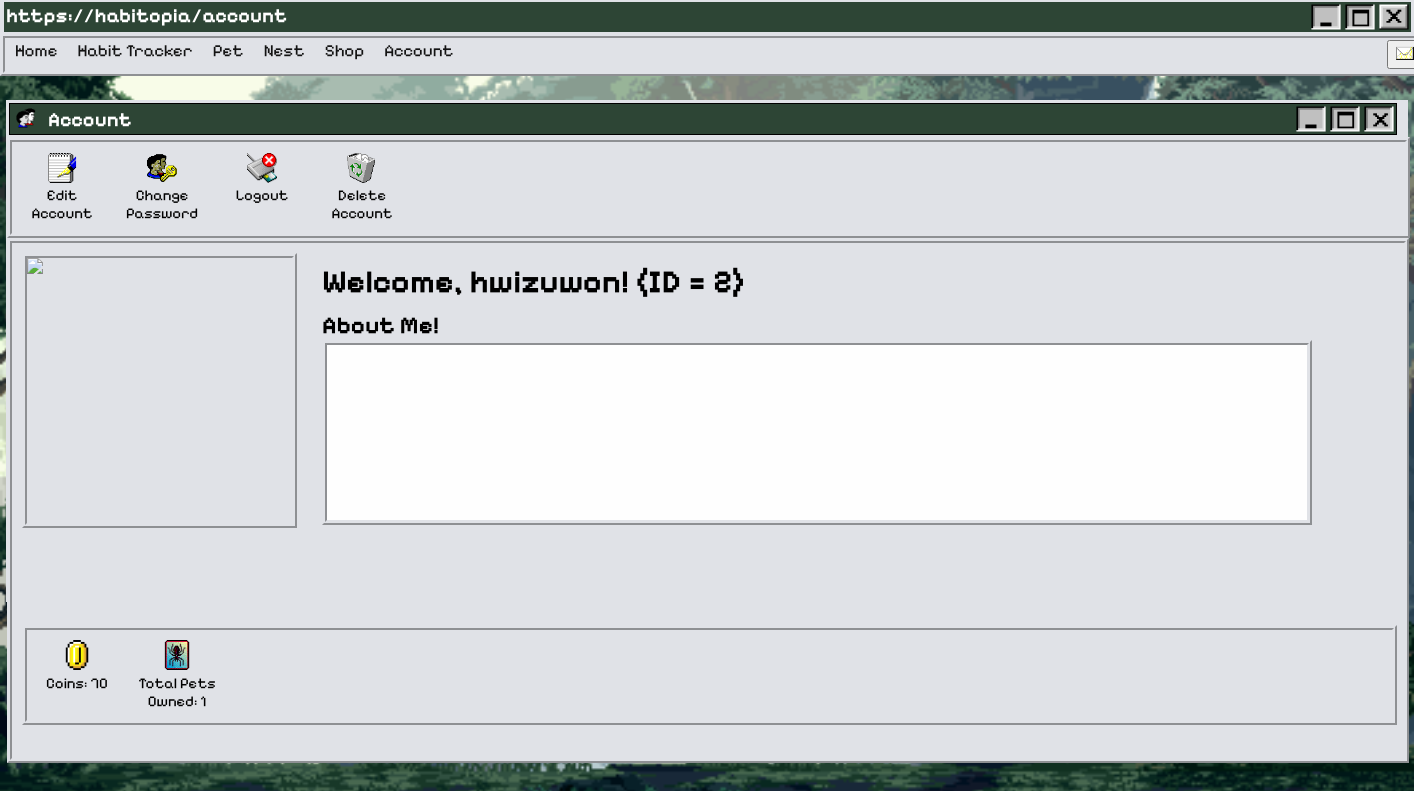
Page /account (signed in) on the committed database.
### home.py (models this page shows)
class User(db.Model, UserMixin):
    id = db.Column(db.Integer, primary_key=True)
    username = db.Column(db.String(20), nullable=False, unique=True)
    password = db.Column(db.String(80), nullable=False)

class UserItems(db.Model):
    user_id = db.Column(db.Integer, db.ForeignKey('user.id'), primary_key=True, nullable=False)
    coins = db.Column(db.Integer, nullable=False, default=60)
    petFood = db.Column(db.Integer, nullable=False, default=3)
    bait = db.Column(db.Integer, nullable=False, default=1)

class PetsOwned(db.Model):
    user_id = db.Column(db.Integer, db.ForeignKey('user.id'), primary_key=True, nullable=False)
    petsOwned = db.Column(db.Integer, nullable=False, default=0)
    pet1 = db.Column(db.Integer, nullable=False, default=0)
    pet2 = db.Column(db.Integer, nullable=False, default=0)
    pet3 = db.Column(db.Integer, nullable=False, default=0)

### home.py (the view)
@app.route("/account")
@login_required
def account():
    user = current_user
    pets_owned = PetsOwned.query.filter_by(user_id=current_user.id).first()
    profile = Account.query.filter_by(user_id=current_user.id).first()
    account = Account.query.filter_by(user_id=current_user.id).first()
    user_items = UserItems.query.filter_by(user_id=current_user.id).first()
    return render_template("account.html", user=user, pets_owned=pets_owned, profile = profile, account = account, user_items = user_items)

### home.py (called while the page is built)
@login_manager.user_loader
def load_user(user_id):
    return User.query.get(int(user_id))

### templates/account.html (shortened to what this page needs)
{% extends "base.html" %}
    {% block css %}
                <link rel="stylesheet" href="/static/styles/AccountStyles.css">
    {% endblock %}
{% block heading %}https://habitopia/account{% endblock %}
{% block content %}
<div id="wrap">
    <div class="topbox2">
        <ul>
            <li><img src="/static/styles/assets/users-2.png" width=20px class="topboxtext2"></li>
            <li><h5 class="topboxtext2">Account</h5></li>
        </ul>
        <ul>
            <li><img src="/static/styles/assets/exit-active.png" class="icon"></li>
            <li><img src="/static/styles/assets/window-active.png" class="icon"></li>
            <li><img src="/static/styles/assets/minimise-active.png" class="icon"></li>
        </ul>
    </div>
    <div class="nav2">
        <ul>
            <li><button id="openAccModalBtn" onclick="openAccModal()" class="iconbutton"><img src="/static/styles/assets/write_wordpad-1.png" class="icon2" width="20px"><p class="icontext">Edit Account</p></button></li>
            <li><a href="{{url_for('change_password') }}"><button class="iconbutton"><img src="/static/styles/assets/users_key-2.png" class="icon2" width="20px"><p class="icontext">Change Password</p></button></a></li>
            <li><a href="{{ url_for('logout') }}"><button class="iconbutton"><img src="/static/styles/assets/card_reader_not-2.png" class="icon2" width="20px"><p class="icontext">Logout</p></button></a></li>
            <li><form method="POST" action="{{ url_for('delete_account') }}" onsubmit="return confirm('Are you sure you want to delete your account?');">
                    <button type="submit" class="btn btn-danger iconbutton"><img src="/static/styles/assets/recycle_bin_full-2.png" class="icon2" width="20px"><p class="icontext">Delete Account</p></button>
                </form>
            </li>
        </ul>
    </div>
    <div class="wrap2">
        {% if profile %}
            <div class="withpic">
                <img src="{{ url_for('get_img', id=profile.id) }}" alt="Profile Picture" width="265px" height="265px">
            </div>
        {% else %}
            <div class="picbox">
                <img src="/static/styles/assets/user.png">
            </div>
        {% endif %}
        <h1 class="acctitle">Welcome, {{ user.username }}! (ID = {{ user.id }})</h1>
        <h2 class="acctitle">About Me!</h2>
        <p class="biobox">{{ account.bio }}</p>
        <div class="nav2">
            <ul>
                <li class="iconbutton"><img src="/static/styles/assets/coin.png" width="20px" class="icon2" ><p class="icontext">Coins: {{ user_items.coins }}</p></li>
                <li class="iconbutton"><img src="/static/styles/assets/game_spider-1.png" width="20px" class="icon2" ><p class="icontext">Total Pets Owned: {{ pets_owned.petsOwned }}</p></li>
            </ul>
        </div>
    </div>
</div>
{% endblock %}

### static/styles/AccountStyles.css (style rules this page uses)
.body { background-image: url("/static/styles/assets/animatedbackground.gif") ; background-repeat: no-repeat; background-size: cover ; background-attachment: fixed; background-position: center; height: 100vh; width: 100%; margin: 0; padding: 0; overflow: scroll; overflow-x: hidden; }
.icon { width: 30px; float:right; margin:2px; vertical-align: baseline; }
h1 { font-family: "Pixelify Sans", sans-serif ; }
ul { list-style-type: none; margin: 0; padding: 0; }
.acctitle { margin: 10px 300px 0px; text-align: left; font-family: "Pixelify Sans", sans-serif ; position: relative; }
.biobox { width: 70%; height: 155px; background-color: #fefefe; border: 5px ridge #e0e2e7; margin: 0px 300px 100px; padding: 10px; font-family: "Pixelify Sans", sans-serif ; font-size: 20px; position: relative; }
#wrap { width: 1400px; height: 500px; margin: 100px auto; background: #e0e2e7 ; padding: 1px; }
.wrap2 { width: 98%; height: 99%; padding: 10px; background-color: #e0e2e7; overflow-y: scroll; overflow-x: hidden; border: 5px ridge #e0e2e7; }
.topbox2 { background-color: #2d4535; height: 30px; margin: 2px 2px; width: 99%; border: 1px solid black; }
.topboxtext2 { float: left; color: #FFFFFF; margin: 4px 6px; text-align: left; font-family: "Pixelify Sans", sans-serif ; font-size: 20px; vertical-align: baseline; }
.nav2 { background-color: #e0e2e7 ; border: 5px ridge #e0e2e7; width:99.5%; margin: auto; overflow: hidden; top: 33px; }
.nav2 li { float: left; text-align: center; }
.iconbutton { width: 100px; background-color: #e0e2e7; border: hidden; }
.icon2 { width: 30px; margin: 10px 10px 0px; }
.icontext { font-family: "Pixelify Sans", sans-serif ; color: black; font-size: 15px; vertical-align: baseline; margin: 0px 0px 10px 0px; padding: 0; }
.picbox { width: 265px; height: 265px; border: 5px ridge #e0e2e7; float: left; }

### rows in the picture
User: username "hwizuwon", id "2"
UserItems: coins "70"
PetsOwned: petsOwned "1"
